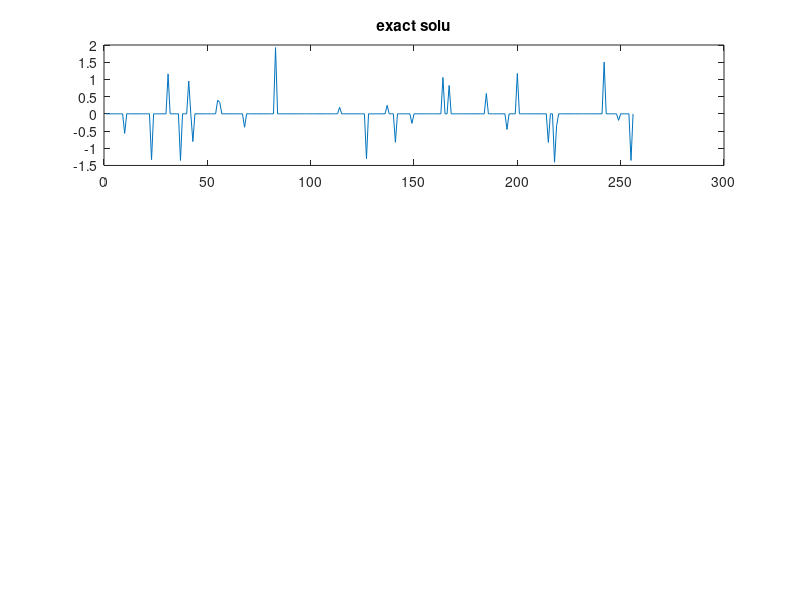

Write the MATLAB code that produced this figure. (Note: this script raises an error after producing the figure.)

clear all
% addpath('cvx')
% cvx_setup
n = 256;
m = 128;

A = randn(m,n);
u = sprandn(n,1,0.1);
% u = rand(n,1);
b = A*u;

figure(1);
subplot(3,1,1); plot(1:n, u);
title('exact solu');

cvx_solver sdpt3   %mosek
cvx_begin 
    variable x(n)
    %minimize( max(norm(x, inf), norm(x,1)/sqrt(n)) )
    %minimize ( max(abs(x)))
    minimize (norm(x))
    subject to
        A*x == b
cvx_end
xl2 = x;

subplot(3,1,2); plot(1:n, xl2);
title('l2 solu');



cvx_begin
    variable x(n)
    minimize( norm(x,1) )
    subject to
        A*x == b
cvx_end
xl1 = x;

subplot(3,1,3); plot(1:n, xl1);
title('l1 solu');

fprintf('\n\nl2 error: %3.2e, l1 error: %3.2e\n', norm(u-xl2), norm(u-xl1));
